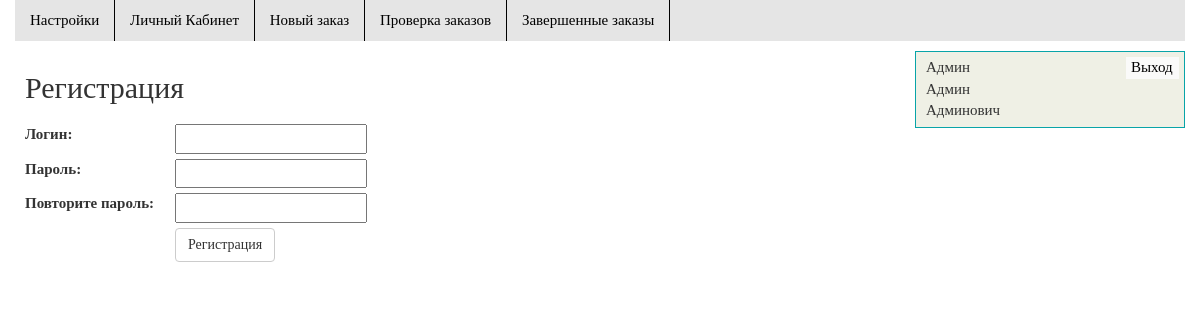
The app's page /registraion/ (signed in) with its own data.
### base_model/models.py (models this page shows, shortened)
class Person(models.Model):
    user = models.OneToOneField(User)
    Surname = models.CharField(max_length=50)
    Firstname = models.CharField(max_length=50)
    GivenName = models.CharField(max_length=50)
    Country = models.CharField(max_length=50)
    State = models.CharField(max_length=50)
    Locality = models.CharField(max_length=50)
    StreetAddress = models.CharField(max_length=255)
    email = models.EmailField(max_length=50)
    INN = models.CharField(max_length=12)
    SNILS = models.CharField(max_length=11)
    admin = models.BooleanField(default=False);

### base_model/views.py (the view)
# urls.py: url(r'^registraion/', views.registration, name='registration'),
def registration(request):
    context = init(request, u'Регистрация')
    if request.method == 'POST':
        form = RegistrationForm(request.POST)
        if form.is_valid():
            f = form.save()
            login(request, f)
            return HttpResponseRedirect(reverse('account'))
    else:
        form = RegistrationForm()
    context['form'] = form
    return render(request, 'registration.html', context)

### base_model/forms.py (shortened to what this page needs)
class RegistrationForm(forms.Form):
    login = forms.CharField(label=u'Логин', max_length=50)
    password = forms.CharField(label=u'Пароль', widget=forms.PasswordInput(), min_length=5)
    password2 = forms.CharField(label=u'Повторите пароль', widget=forms.PasswordInput(), min_length=5)

### base_model/views.py (called while the page is built)
def init(request, title, *args):
    context = {}
    context['title'] = title
    if request.user.is_authenticated:
        if len(args) != 0:
            context['menu'] = {args[0]: True}
        context['user'] = Person.objects.get(user=request.user)
    return context

### templates/registration.html (shortened to what this page needs)
{% extends 'base.html' %}
{% block content %}
<h1 class='login'>Регистрация</h1>
<form action="{% url 'registration' %}" method="post">
  {% for field in form %}
  <div class="item">
    <div class="label2">
      {{ field.label_tag }}
    </div>
    <div class="input">
      {{field}}
    </div>
  </div>
  {% endfor %}
  <div class="sub">
    <input class="btn btn-default" type="submit" value="Регистрация"><br>
  </div>
</form>
{% endblock %}

### templates/base.html (shortened to what this page needs)
<!DOCTYPE html>
<html lang="en">
{% load staticfiles %}
<head>
  <link href="/static/css/bootstrap.css" rel="stylesheet" media="screen">
  <link rel="stylesheet" href="/static/css/style1.css">
</head>
<body>
  <div class="container-fluid">
    <div class="row">
      <div class="col-xs-12">
        <ul class="main-menu">
          {% if request.user.is_authenticated %}
            <li><a class={% if menu.m1 %} "active" {% else %} "" {% endif %} href="{% url 'account' %}">Настройки</a></li>
            <li><a class={% if menu.m2 %} "active" {% else %} "" {% endif %} href="{% url 'index' %}">Личный Кабинет</a></li>
            <li><a class={% if menu.m3 %} "active" {% else %} "" {% endif %} href="{% url 'new_order' %}">Новый заказ</a></li>
            {% if user.admin %}
            <li><a class={% if menu.m4 %} "active" {% else %} "" {% endif %} href="{% url 'check' %}">Проверка заказов</a></li>
            <li><a class={% if menu.m5 %} "active" {% else %} "" {% endif %} href="{% url 'finished_orders' %}">Завершенные заказы</a></li>
            {% endif %}
          {% endif %}
        </ul>
      </div>
    </div>
    <div class="row">
      <div class="col-xs-9">
        <div class="content">
          {% block content %} {% endblock %}
        </div>
      </div>
      <div class="col-xs-3">
        {% if request.user.is_authenticated %}
        <div class="header-user">
            {% if user.Surname %} {{user.Firstname}} <br>
            {{user.Surname}} <br>
            {{user.GivenName}} {% else %} {{user.user.username}} {% endif %}
            <a href="/logout">Выход</a>
        </div>
        {% else %}
        <ul class="in-menu">
            <li><a href="{% url 'login' %}">Вход</a></li>
            <li><a href="{% url 'registration' %}">Регистрация</a></li>
        </ul>
        {% endif %}
      </div>
    </div>
  </div>
</body>
</html>

### static/css/style1.css (style rules this page uses)
body { font-family: serif; font-size: 1.5em; }
.main-menu { margin: 0; padding: 0; list-style: none; background: #e5e5e5; }
.main-menu li { min-height: 40px; vertical-align: top; display: inline-block; }
.main-menu a { margin-right: -4px; color: black; padding: 10px 15px; display: block; text-decoration: none; border-right: 1px solid black; }
.header-user { position: relative; border: 1px solid rgb(8, 164, 168); margin-top: 10px; width: 100%; min-height: 40px; background: rgb(239, 240, 229); padding: 5px 10px; }
.header-user a { position: absolute; top: 5px; right: 5px; margin-left: -5px; text-decoration: none; padding: 0px 5px; color: black; width: 53px; border-radius: 3 px; background: rgb(250, 250, 249); }
.content { margin: 10px; }
.item { margin-bottom: 5px; }
.item::after { content: ""; display: block; clear: both; }
.item input { padding: 2px; float: left; }
.item .label2 { float: left; width: 150px; }
.sub { margin-left: 150px; }
.login { font-size: 2em; padding: 10px 10px 10px 0; }

### records on screen
Person: Firstname "Админ", Surname "Админ", GivenName "Админович"

### other values on screen
{{ field.label_tag }} "Логин:" "Пароль:" "Повторите пароль:"
